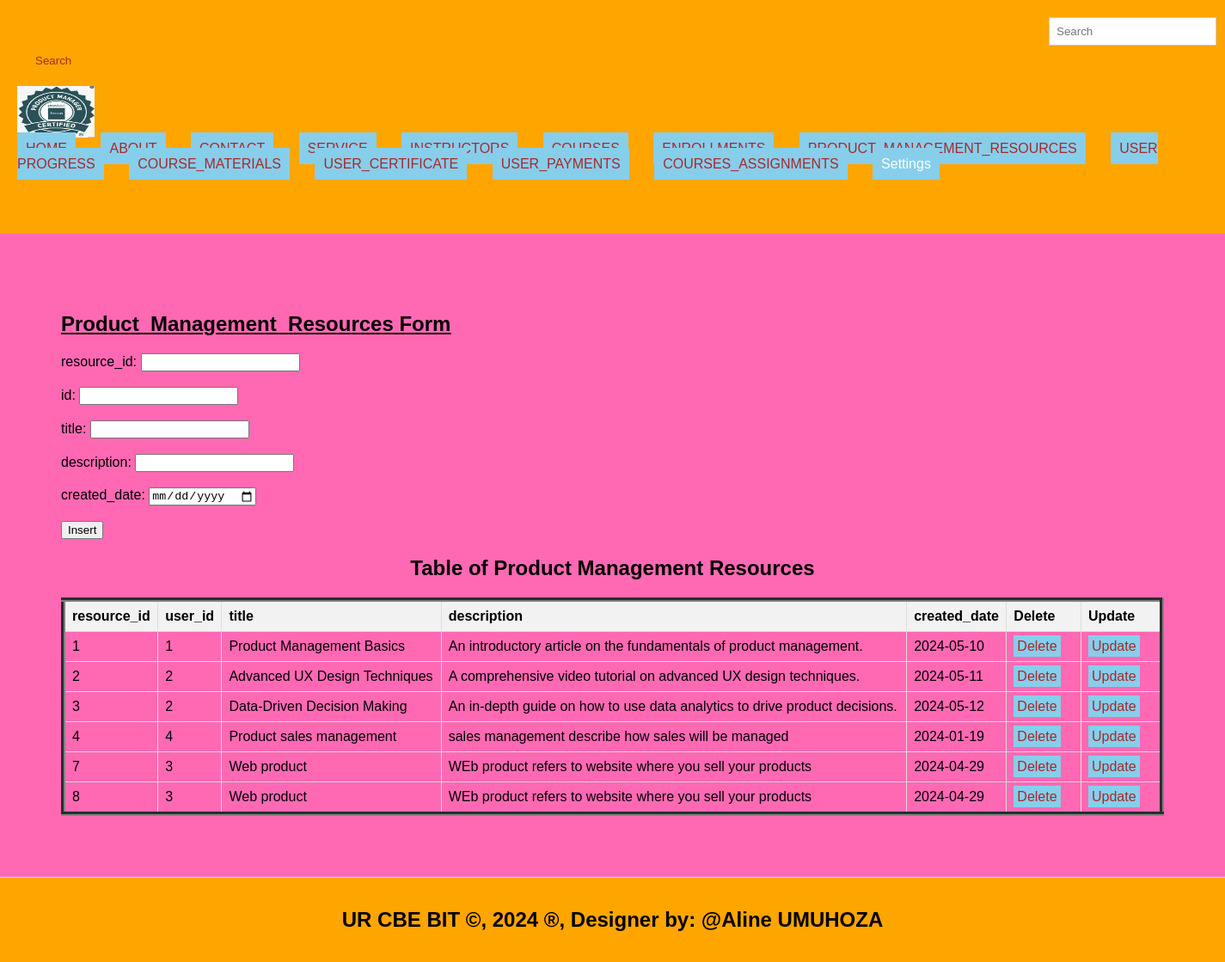
Screenshot of /product_management_resources.php with the database file from the repository.
### tables this page shows
CREATE TABLE `product_management_resources` (
  `resource_id` int(11) NOT NULL,
  `title` varchar(255) NOT NULL,
  `description` text NOT NULL,
  `id` int(11) DEFAULT NULL,
  `created_date` date NOT NULL DEFAULT curdate()
);

### product_management_resources.php (the view, shortened to what this page needs)
<!DOCTYPE html>
<html lang="en">
<head>
  <link rel="stylesheet" type="text/css" href="style.css" title="style 1" media="screen, tv, projection, handheld, print"/>
  </head>
  <header>
<body bgcolor="hotpink">
  <form class="d-flex" role="search" action="search.php">
      <input class="form-control me-2" type="search" placeholder="Search" aria-label="Search" name="query">
      <button class="btn btn-outline-success" type="submit">Search</button>
    </form>
    <ul style="list-style-type: none; padding: 0;">
    <li style="display: inline; margin-right: 10px;">
    <img src="./images/LOGO.png" width="90" height="60" alt="Logo">
  <ul style="list-style-type: none; padding: 0;">
    <li style="display: inline; margin-right: 10px;"><a href="./home.html">HOME</a>
  </li>
    <li style="display: inline; margin-right: 10px;"><a href="./about.html">ABOUT</a>
  </li>
    <li style="display: inline; margin-right: 10px;"><a href="./contact.html">CONTACT</a>
  </li>
  </li>
    <li style="display: inline; margin-right: 10px;"><a href="./Service.html">SERVICE</a>
  </li>
    <li style="display: inline; margin-right: 10px;"><a href="./instructors.php">INSTRUCTORS</a>
  </li>
    <li style="display: inline; margin-right: 10px;"><a href="./courses.php">COURSES</a>
  </li>
    <li style="display: inline; margin-right: 10px;"><a href="./enrollments.php">ENROLLMENTS</a>
  </li>
    <li style="display: inline; margin-right: 10px;"><a href="./product_management_resources.php">PRODUCT_MANAGEMENT_RESOURCES</a>
  </li>
    <li style="display: inline; margin-right: 10px;"><a href="./user_progress.php">USER PROGRESS</a>
  </li>
    <li style="display: inline; margin-right: 10px;"><a href="./course_materials.php">COURSE_MATERIALS</a>
  </li>
    <li style="display: inline; margin-right: 10px;"><a href="./user_certificates.php">USER_CERTIFICATE</a>
  </li>
  <li style="display: inline; margin-right: 10px;"><a href="./user_payments.php">USER_PAYMENTS</a>
  </li>
  <li style="display: inline; margin-right: 10px;"><a href="./course_assignments.php">COURSES_ASSIGNMENTS</a>
  </li>
    <li class="dropdown" style="display: inline; margin-right: 10px;">
      <a href="#" style="padding: 10px; color: white; background-color: skyblue; text-decoration: none; margin-right: 15px;">Settings</a>
    </li><br><br>
  </ul>
</header>
<section>
    <h1><u> Product_Management_Resources Form </u></h1>
    <form method="post" onsubmit="return confirmInsert();">
        <label for="rid">resource_id:</label>
        <input type="number" id="rid" name="rid"><br><br>
        <label for="uid">id:</label>
        <input type="number" id="uid" name="uid"><br><br>
        <label for="TIT">title:</label>
        <input type="text" id="TIT" name="TIT" required><br><br>
        <label for=decrp>description:</label>
        <input type="text" id="decrp" name="decrp" required><br><br>
        <label for="crd">created_date:</label>
        <input type="date" id="crd" name="crd" required><br><br>
        <input type="submit" name="add" value="Insert">
    </form>
<!DOCTYPE html>
<html>
<head>
</head>
<body>
    <center><h2>Table of Product Management Resources</h2></center>
    <table border="5">
        <tr>
            <th>resource_id</th>
            <th>user_id</th>
            <th>title</th>
            <th>description</th>
            <th>created_date</th>
            <th>Delete</th>
            <th>Update</th>
        </tr>
        <?php
     include('database_connection.php');
        $sql = "SELECT * FROM product_management_resources";
        $result = $connection->query($sql);
        if ($result->num_rows > 0) {
            while ($row = $result->fetch_assoc()) {
                $rid = $row['resource_id'];
                echo "<tr>
                    <td>" . $row['resource_id'] . "</td>
                    <td>" . $row['id'] . "</td>
                    <td>" . $row['title'] . "</td>
                    <td>" . $row['description'] . "</td>
                    <td>" . $row['created_date'] . "</td>
                    <td><a style='padding:4px' href='delete_product_management_resources.php?resource_id=$rid'>Delete</a></td>
                    <td><a style='padding:4px' href='update_product_management_resources.php?resource_id=$rid'>Update</a></td>
                </tr>";
            }
        } else {
            echo "<tr><td colspan='6'>No data found</td></tr>";
        }
        ?>
    </table>
</body>
    </section>
<footer>
  <center>
    <marquee behavior='alternate'>
    <b><h2>UR CBE BIT &copy, 2024 &reg, Designer by: @Aline UMUHOZA</h2></b>
  </marquee>
  </center>
</footer>
</body>
</html>

### style.css (style rules this page uses)
body { font-family: Arial, sans-serif; margin: 0; padding: 0; }
.form-control { padding: 8px; margin-left: 4px; border: 1px solid #ccc; }
.btn { padding: 6px; background-color: orange; color: brown; border: none; }
.dropdown { position: relative; display: inline; margin-right: 10px; }
body { font-family: Arial,sans-serif; margin:0; padding:0; }
header { background-color:skyblue; padding: 20px; }
.dropdown { position: right; display:right; direction:rtl; }
section { padding:28px; border-bottom: 1px solid #ddd; }
footer { text-align: center; padding: 15px; background-color:skyblue; }

### product_management_resources.php (style rules this page uses)
a { padding: 10px; color: white; background-color: skyblue; text-decoration: none; margin-right: 15px; }
a:link { color: brown; }
button.btn { margin-left: 15px; margin-top: 4px; }
input.form-control { margin-left: 1200px; padding: 8px; }
header { background-color:orange; }
section { padding:71px; border-bottom: 1px solid #ddd; }
footer { text-align: center; padding: 15px; background-color:orange; }
table { width: 100%; border-collapse: collapse; }
th, td { border: 1px solid #ddd; padding: 8px; text-align: left; }
th { background-color: #f2f2f2; }

### rows the page displays
product_management_resources: resource_id "1", id "1", title "Product Management Basics", description "An introductory article on the fundamentals of product management.", created_date "2024-05-10"
product_management_resources: resource_id "2", id "2", title "Advanced UX Design Techniques", description "A comprehensive video tutorial on advanced UX design techniques.", created_date "2024-05-11"
product_management_resources: resource_id "3", id "2", title "Data-Driven Decision Making", description "An in-depth guide on how to use data analytics to drive product decisions.", created_date "2024-05-12"
product_management_resources: resource_id "4", id "4", title "Product sales management", description "sales management describe how sales will be managed", created_date "2024-01-19"
product_management_resources: resource_id "7", id "3", title "Web product", description "WEb product refers to website where you sell your products", created_date "2024-04-29"
product_management_resources: resource_id "8", id "3", title "Web product", description "WEb product refers to website where you sell your products", created_date "2024-04-29"
